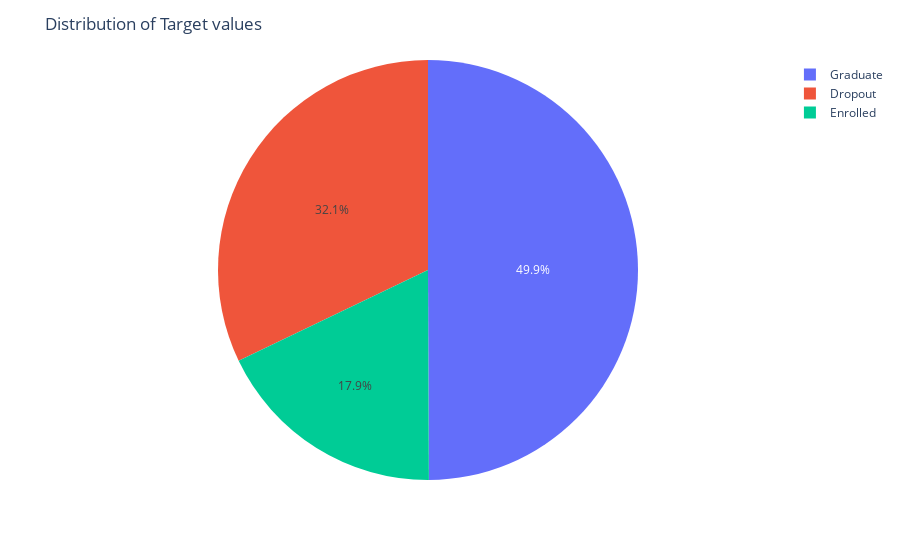

Notebook code cell kept with this figure:
### Code cell
# Distribution of target values

target_value_counts = df['target'].value_counts()

distribution = px.pie(values= target_value_counts,
             names= target_value_counts.index.to_list())

distribution.update_layout(title="Distribution of Target values")
distribution.show()

# Saving the plot 
distribution.write_image("Distribution_of_Target_values.png")

### Figure 1 — Plotly figure (JSON) as saved in the notebook; plotly's stock layout.template omitted (floating-point values rounded to 4 significant figures)
{"data": [{"domain": {"x": [0, 1], "y": [0, 1]}, "hovertemplate": "label=%{label}<br>value=%{value}<extra></extra>", "labels": ["Graduate", "Dropout", "Enrolled"], "legendgroup": "", "name": "", "showlegend": true, "type": "pie", "values": [2209, 1421, 794]}], "layout": {"legend": {"tracegroupgap": 0}, "margin": {"t": 60}, "title": {"text": "Distribution of Target values"}}}
